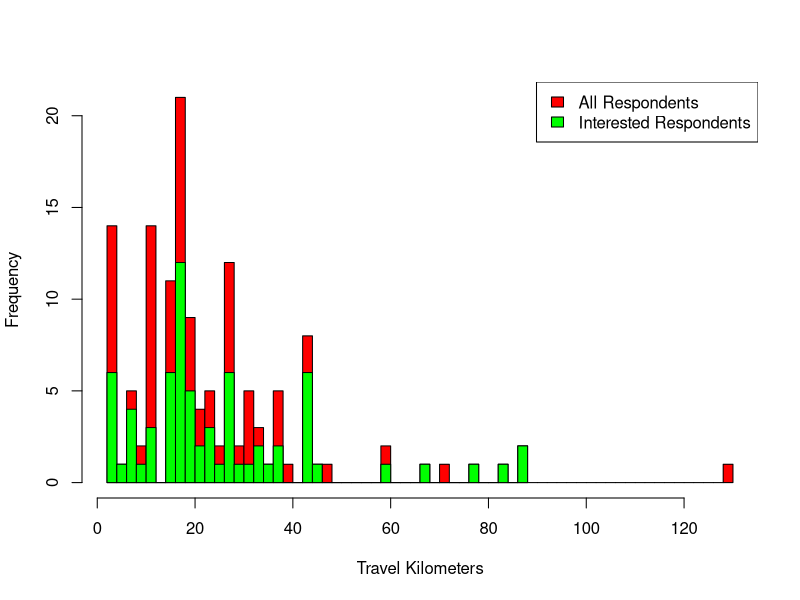

This chart was generated by the following R code: (Note: this script raises an error after producing the figure.)
### LIBRARIES

library(dplyr)
library(plyr)
library(car)

### READING DATA
setwd("/Users/lukasmohs/Desktop/MA-data-analysis/") #adjust to directiory
data = read.csv("data.csv",sep=',')


### MODIFY DATA
levels(data$X1a)
#[1] "Alumni"           "Bachelor Student" "Master Student"   "PHD Student"   
data <- mutate(data, X1a2 = as.numeric(data$X1a))


data <- mutate(data, X1d2 = ifelse(data$X1d == 'Public Transport', 1,  ifelse(data$X1d == 'Both: Car &Public Transport', 2,  ifelse(data$X1d == 'Car', 3, 0))))
data <- mutate(data, X1d3 = ifelse(data$X1d == 'Car', 1,  0))


data$X.1c. = gsub(",", ".", data$X.1c.)
data$X.1c. = as.double(as.character(data$X.1c.))
data <- mutate(data, X.1c.2 = ifelse(data$X2a == 1, X.1c.,  NA))

data$X5a = as.POSIXct(strptime(data$X5a,format='%H:%M:%S'))
data$X5b = as.POSIXct(strptime(data$X5b,format='%H:%M:%S'))
data <- mutate(data, X5c2 = ifelse(data$X5c == '5 Minutes', 1,  ifelse(data$X5c == '10 Minutes', 2,  ifelse(data$X5c == '15 Minutes', 3, ifelse(data$X5c == '20 Minutes', 4, ifelse(data$X5c == '30 Minutes', 5, 6))))))
data <- mutate(data, X5d = ifelse(data$X5d == 'Less than 2 hours', 1,  ifelse(data$X5d == '2 - 12 hours', 2,  ifelse(data$X5d == '12 - 24 hours', 3, ifelse(data$X5d == 'more than 24 hours', 4, 0)))))
levelsX5e = levels(data$X5e)
#[1] ""                              "All"                           "All of the above"              "Bank Transfer"                 "Bier"                         
#[6] "Cash"                          "Cash and bank transfer"        "Payment Service (i.e. Paypal)" "Using an app"  
data$X5e =  as.numeric(data$X5e)

levelsX5f = levels(data$X5f)
#[1] ""                          "0 special characteristics" "Age group / study degree"  "Field of study"            "Gender"                    "Just distance"            
#[7] "Time of arrival"    
data$X5f =  as.numeric(data$X5f)

data$X6a = gsub(",", ".", data$X6a)
data$X6a = as.double(as.character(data$X6a))
data <- mutate(data, wppkm = ifelse(!is.na(data$X6a), X6a/X.1c. ,  NA))

data$X7a = gsub(",", ".", data$X7a)
data$X7a = as.double(as.character(data$X7a))
data <- mutate(data, eppkm = ifelse(!is.na(data$X7a), X7a/X.1c. ,  NA))

data$X7b = gsub(",", ".", data$X7b)
data$X7b = as.double(as.character(data$X7b))
data <- mutate(data, epdkm = ifelse(!is.na(data$X7b), X7b/10 ,  NA))

levelsX9a = levels(data$X9a)
#[1] ""    [2] "0 Need"   [3] "0t interested financially"   [4] "Loss of flexibility" [5] "Loss of privacy"    [6] "Public transport is more convenient"                                
# [7] "Public transport is more convenient and especially more sustainable"  [8] "Traffic jams"     [9] "Umwelt" 
data$X9a = as.numeric(data$X9a)
data <- mutate(data, X9a = ifelse(X9a!=1,X9a ,  NA))





### EXPLORATION
#Population
n = length(data$X1a2) # 136
numberCarDrivers = length(which(data$X1d2 == 3)) # 35
numberNonCarDrivers = length(which(data$X1d != 3)) # 101

#Gender
length(which(data$X1b == "Male")) #101
length(which(data$X1b == "Female")) #35
#Percent Male
length(which(data$X1b == "Male")) / n # 0.7426471

#Degree #[1] "Alumni"           "Bachelor Student" "Master Student"   "PHD Student"   
count(data$X1a2)
#x freq
#1    1
#2   87
#3   46
#4    2

#Sum Carpool already
length(which(data$X3a == 0)) #4
#Perent Carpool already
length(which(data$X3a == 0)) / n # 0.02941176

# Percent Intrerested
length(which(data$X2a == 1)) / n # 0.595

# Percent Car Intrerested
length(which(data$X2a == 1 & data$X1d2 == 3)) / numberCarDrivers # 0.828

# Percent Not Car Intrerested
length(which(data$X2a == 1 & data$X1d != 3)) / numberNonCarDrivers # 0.514

# Travel Distance
mean(data$X.1c) # 23.82794
median(data$X.1c) #18.1
hist(data$X.1c.,xlab="Travel Kilometers",main="", breaks=50, col="red")
hist(data$X.1c.2,add=T, col="green", breaks=50)
legend("topright", c("All Respondents", "Interested Respondents"), fill=c("red", "green"))

# Travel Distance on Travel Option
plot(data$X.1c.,data$X1d, xlab="Travel Distance", ylab="Traevl Option")
abline(lm(X1d ~ X.1c., data=data),col="red")

#Travel Time
startHour = strptime("6:00:00",format='%H:%M:%S')
endHour = strptime("22:00:00",format='%H:%M:%S')
series <- seq(from = startHour, to = endHour, by = "hour")
hist(data$X5b,"mins",xlab="Arrival and Departure Time",col=rgb(1,0,0,0.4), breaks=50, xlim=as.POSIXct(c(startHour,endHour)),xaxt='n', ann=FALSE)
hist(data$X5a,"mins",xlab="Arrival Time",add=T, col=rgb(0,1,0,0.4), breaks=35, xaxt='n', ann=FALSE)
axis.POSIXct(1, at=c(series), labels=format(series, '%H:%M'))
legend("topright", c("Arrival Time","Departure Time"), fill=c(rgb(0,1,0,0.4),rgb(1,0,0,0.4)),cex = 1.2)


startHour = strptime("7:00:00",format='%H:%M:%S')
endHour = strptime("12:00:00",format='%H:%M:%S')
plot(data$X.1c.,data$X5a, xlab="Travel Distance", ylab="Arrival Time", ylim=as.POSIXct(c(startHour,endHour)))
axis.POSIXct(2, at=startHour, labels=format(startHour, '%H:%M:%S'))
axis.POSIXct(2, at=endHour, labels=format(endHour, '%H:%M:%S'))

startHour = strptime("12:00:00",format='%H:%M:%S')
endHour = strptime("20:00:00",format='%H:%M:%S')
plot(data$X.1c.,data$X5b, xlab="Travel Distance", ylab="Departure Time", ylim=as.POSIXct(c(startHour,endHour)))
axis.POSIXct(2, at=startHour, labels=format(startHour, '%H:%M:%S'))
axis.POSIXct(2, at=endHour, labels=format(endHour, '%H:%M:%S'))

# Flexibility
count(data$X5c2)
hist(data$X5c2, breaks=0:6, xaxt='n',  xlab="Time Flexibility of Respondents", main="")
axis(1,c(0.5:5.5),c("5 minutes","10 minutes","15 minutes","20 minutes","30 minutes",">30 minutes"))


# Travel Distance on Willingsness to Pay
hist(data$wppkm,xlab="Willingsness to Pay in Euro per Commute KM ",breaks=40,main="",xaxt='n')
axis(1,c(seq(0, 1, 0.05)),c(seq(0, 1, 0.05)),ylab="bla")
plot(data$X.1c.,data$X6a, xlab="Travel Distance", ylab="Willingsness to Pay for total Distance",xlim = c(0,90))
wtplm = lm(X6a ~ X.1c., data=data) #linear model by fitting
summary(wtplm)$sigma  # residual standard deviation:  2.343433
abline(wtplm,col="red")
abline(0,0.3,col="blue")
abline(0,0.6,col="green")
legend("topright", c("Average Traveling Costs by Car (60 cents/km)","German Tax Refunds (30 cents/km)","Fitted Willingsness to Pay"), fill=c("green","blue", "red"),cex = 1.2)
mean(data$wppkm, na.rm=TRUE) # 0.1817779
median(data$wppkm, na.rm=TRUE) # 0.1296794

# Travel Distance on Expected Payout
hist(data$eppkm,xlab="Expected Payout in Euro per Commute KM",breaks=40)
plot(data$X.1c.,data$X7a, xlab="Travel Distance", ylab="Expected Payout in Euro for total Distance",xlim = c(0,120),ylim = c(0,10))
eppklm = lm(X7a ~ X.1c., data=data)
summary(eppklm)$sigma #1.066353
abline(eppklm,col="red")
abline(0,0.3,col="blue")
abline(0,0.6,col="green")
legend("topright", c("Average Traveling Costs by Car (60 cents/km)","German Tax Refunds (30 cents/km)","Fitted Expected Payout"), fill=c("green","blue", "red"),cex = 1.2)
mean(data$eppkm, na.rm=TRUE) # 0.1262702
median(data$eppkm, na.rm=TRUE) # 0.09353147

# Detour Distance on Expected Payout
hist(data$epdkm,xlab="Expected Payout in Euro per Detour KM",breaks=40, main="",xaxt='n')
axis(1,c(seq(-0.025, 2, 0.1)),c(seq(0, 2, 0.1)),ylab="bla")
plot(data$X.1c.,data$X7b, xlab="Travel Distance", ylab="Expected Payout in Euro per 10 Detour KM")
abline(lm(X7b ~ X.1c., data=data),col="red")
mean(data$epdkm, na.rm=TRUE) # 0.4479167
median(data$epdkm, na.rm=TRUE) # 0.5



# Combined Drive & Passenger Prices
plot(data$X.1c.,data$X7a, xlab="Travel Distance", ylab="Expected Payout in Euro for total Distance",xlim = c(0,120),ylim = c(0,10),col="red")
points(data$X6a,col=rgb(0.54,0.17,0.89,0.4))
axis(4,c(seq(0, 10, 2)),c(seq(0, 10, 2)),ylab="bla",col=rgb(0.54,0.17,0.89,0.4))
mtext("Willingness to Pay", side=4, col=rgb(0.54,0.17,0.89,0.4), line = -2)
legend("topright", c("Average Traveling Costs by Car (60 cents/km)","German Tax Refunds (30 cents/km)","Fitted Expected Payout","Fitted Willingness to Pay"), fill=c("green","blue", "red",rgb(0.54,0.17,0.89,0.4)),cex = 1.2)
eppklm = lm(X7a ~ X.1c., data=data)
summary(eppklm)$sigma #1.066353
abline(eppklm,col="red")
abline(wtplm,col=	rgb(0.54,0.17,0.89,0.4))
abline(0,0.3,col="blue")
abline(0,0.6,col="green")



# Reasons for not Founding / Joingin a Carpool
hist(data$X9a,xlab="Reasons for not Founding / Joingin a Carpool",xaxt='n',ylim=c(0, 50), main="")
axis(1,c(2.5:8.5),c("1", "2", "3", "4", "5", "6", "7"))
legend("topright", 95, legend=c("1: No Need"  ,"2: Not interested financially","3: Loss of privacy","4: Public transport is more convenient",
                                "5: Public transport is more convenient and especially more sustainable","6: Traffic jams","7: Umwelt"), cex=.8)

count(data$X9a)
#x freq
#NA   82
#2    3
#3    6
#4   13
#5    1
#6   28
#7    1
#8    1
#9    1
levelsX9a
#[1] ""    [2] "No Need"   [3] "Not interested financially"   [4] "Loss of flexibility"                                                
# [5] "Loss of privacy"    [6] "Public transport is more convenient"                                
# [7] "Public transport is more convenient and especially more sustainable"
# [8] "Traffic jams"     [9] "Umwelt" 

### Influence on Ride-sharing
lm = lm(X2a ~  X.1c. + X1d2, data=data)
summary(lm)

lr <- glm(X2a ~ X.1c. + X1d2, family=binomial(link='logit'),data=data)
summary(lr)
dataTest <- data[c(which( colnames(data)=="X.1c."), which( colnames(data)=="X1d2"))]
lrAccuracy <- (sum(predict(lr, dataTest, type="response")>0.5 & data$X2a==1) 
               + sum(predict(lr, dataTest, type="response")<0.5 & data$X2a==0) ) / nrow(data)
lrAccuracy # 0.6470588
lmAccuracy <- (sum(predict(lm, dataTest, type="response")>0.5 & data$X2a==1) 
               + sum(predict(lm, dataTest, type="response")<0.5 & data$X2a==0) ) / nrow(data)
lmAccuracy #  0.6323529
